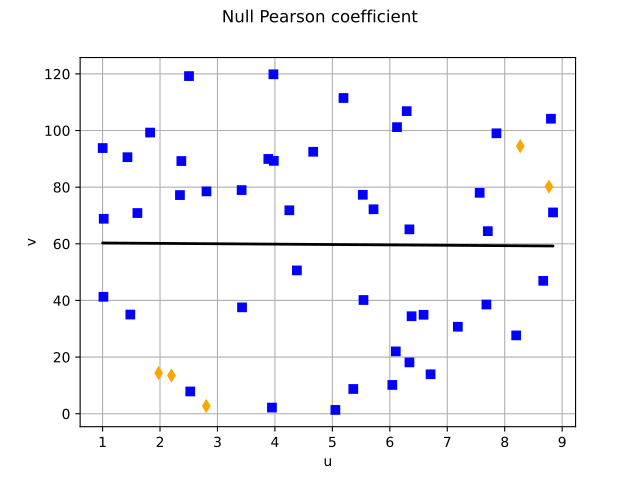

Source code (Python):
import openturns as ot
from matplotlib import pyplot as plt
from openturns.viewer import View

# Data
size = 5
x1 = ot.Uniform(1.0, 9.0).getSample(size)
y1 = ot.Uniform(0.0, 120.0).getSample(size)
size = 50 - size
x2 = ot.Uniform(1.0, 9.0).getSample(size)
y2 = ot.Uniform(0.0, 120.0).getSample(size)

# Merge with previous data
x = ot.Sample(x1)
y = ot.Sample(y1)
x.add(x2)
y.add(y2)

# Linear model
algo = ot.LinearLeastSquares(x, y)
algo.run()
linear = algo.getMetaModel()

graph = ot.Graph('Null Pearson coefficient', 'u', 'v', True, '')
cloud1 = ot.Cloud(x1, y1)
cloud1.setPointStyle('diamond')
cloud1.setColor("orange")
cloud1.setLineWidth(2)
graph.add(cloud1)
cloud2 = ot.Cloud(x2, y2)
cloud2.setPointStyle('square')
cloud2.setColor("blue")
cloud2.setLineWidth(2)
graph.add(cloud2)
curve2 = ot.Curve(x, linear(x))
curve2.setColor("black")
curve2.setLineWidth(2)
graph.add(curve2)
View(graph)
